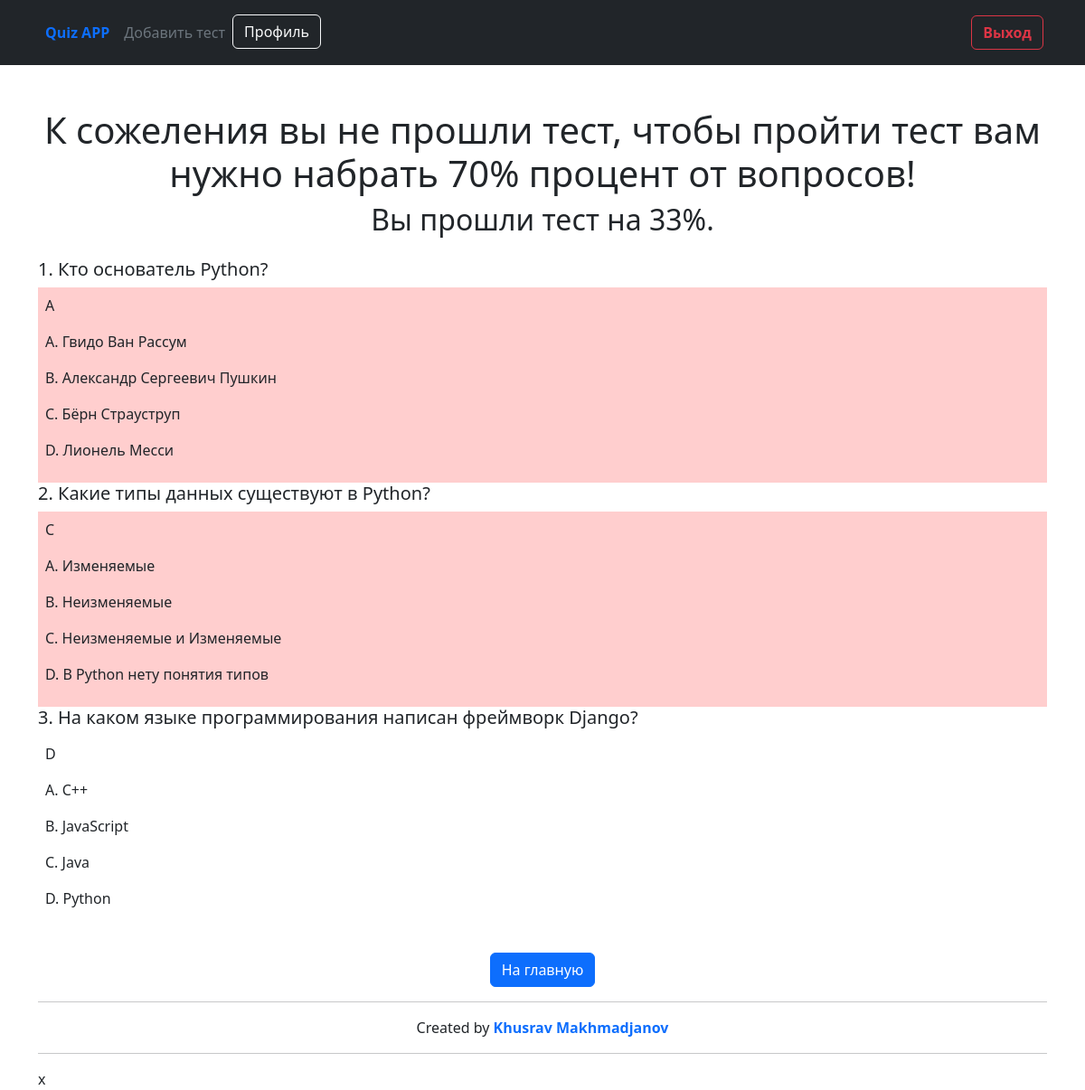
/checktest/10/ (signed in), run on the app's committed database.
### quiz_main/models.py (models this page shows, shortened)
class ChekTest(models.Model):
    student = models.ForeignKey(User, on_delete=models.CASCADE)
    test = models.ForeignKey(Test, on_delete=models.CASCADE)
    finded_question = models.PositiveIntegerField(default=0)
    user_passed = models.BooleanField(default=False)
    percentage = models.PositiveIntegerField(default=0)

class Test(models.Model):
    author = models.ForeignKey(User, on_delete=models.CASCADE)
    category = models.ForeignKey(Category, on_delete=models.PROTECT)
    title = models.CharField(max_length=200)
    max_attempts = models.PositiveIntegerField(default=1)
    start_date = models.DateTimeField(auto_now_add=True, blank=True, null=True)
    end_time = models.DateTimeField(default=timezone.now() + timezone.timedelta(days=10))
    percentage = models.PositiveIntegerField()

class ChekQuestion(models.Model):
    checktest = models.ForeignKey(ChekTest, on_delete=models.CASCADE)
    question = models.ForeignKey(Question, on_delete=models.CASCADE)
    given_answer = models.CharField(max_length=1, help_text='Например: A')
    true_answer = models.CharField(max_length=1, help_text='Например: A')
    is_true = models.BooleanField(default=False)

class Question(models.Model):
    test = models.ForeignKey(Test, on_delete=models.CASCADE)
    question = models.CharField(max_length=300)
    a = models.CharField(max_length=200)
    b = models.CharField(max_length=200)
    c = models.CharField(max_length=200)
    d = models.CharField(max_length=200)
    T = models.CharField(max_length=200, help_text='НАПРИМЕР: A')
    def __str__(self):
        return str(self.question[:100])

### quiz_main/views.py (the view)
# urls.py: path('checktest/<int:pk>/', chek_test, name='checktest'),
@login_required(login_url='login')
def chek_test(request, pk):
    checktest = get_object_or_404(ChekTest, id=pk, student=request.user)
    return render(request, 'checktest.html', {'checktest': checktest})

### templates/checktest.html (shortened to what this page needs)
{% extends 'base.html' %}
{% block content %}
    <div class="container mt-5">
        <center>
            {% if checktest.user_passed %}
                <h1>Вы прошли тест!!!</h1>
            {% else %}
                <h1>К сожеления вы не прошли тест, чтобы пройти тест вам нужно набрать {{ checktest.test.percentage }}%
                    процент от вопросов!</h1>
            {% endif %}
            <h2 class="mb-4">Вы прошли тест на {{ checktest.percentage }}%.</h2>
        </center>
        <div class="card-p-3">
            {% for q in checktest.chekquestion_set.all %}
                <div>
                <h5>{{ forloop.counter }}. {{ q.question }}</h5>
                {% if q.is_true %}
                    <div class="answer p-2">
                        <p>{{ q.given_answer }}</p>
                        <p>A. {{ q.question.a }}</p>
                        <p>B. {{ q.question.b }}</p>
                        <p>C. {{ q.question.c }}</p>
                        <p>D. {{ q.question.d }}</p>
                    </div>
                {% else %}
                    <div class="answer p-2" style="background-color: rgba(255, 129, 129, 0.39);">
                        <p>{{ q.given_answer }}</p>
                        <p>A. {{ q.question.a }}</p>
                        <p>B. {{ q.question.b }}</p>
                        <p>C. {{ q.question.c }}</p>
                        <p>D. {{ q.question.d }}</p>
                    </div>
                {% endif %}
            {% endfor %}
            </div>
            <br>
            <center>
                <a href="{% url 'index' %}" class="btn btn-primary">На главную</a>
            </center>
        </div>
{% endblock %}

### data on the page
ChekTest: test.percentage "70", percentage "33"
ChekQuestion: question "Кто основатель Python?", given_answer "A", question.a "Гвидо Ван Рассум", question.b "Александр Сергеевич Пушкин", question.c "Бёрн Страуструп", question.d "Лионель Месси"
ChekQuestion: question "Какие типы данных существуют в Python?", given_answer "C", question.a "Изменяемые", question.b "Неизменяемые", question.c "Неизменяемые и Изменяемые", question.d "В Python нету понятия типов"
ChekQuestion: question "На каком языке программирования написан фреймворк Django?", given_answer "D", question.a "C++", question.b "JavaScript", question.c "Java", question.d "Python"
